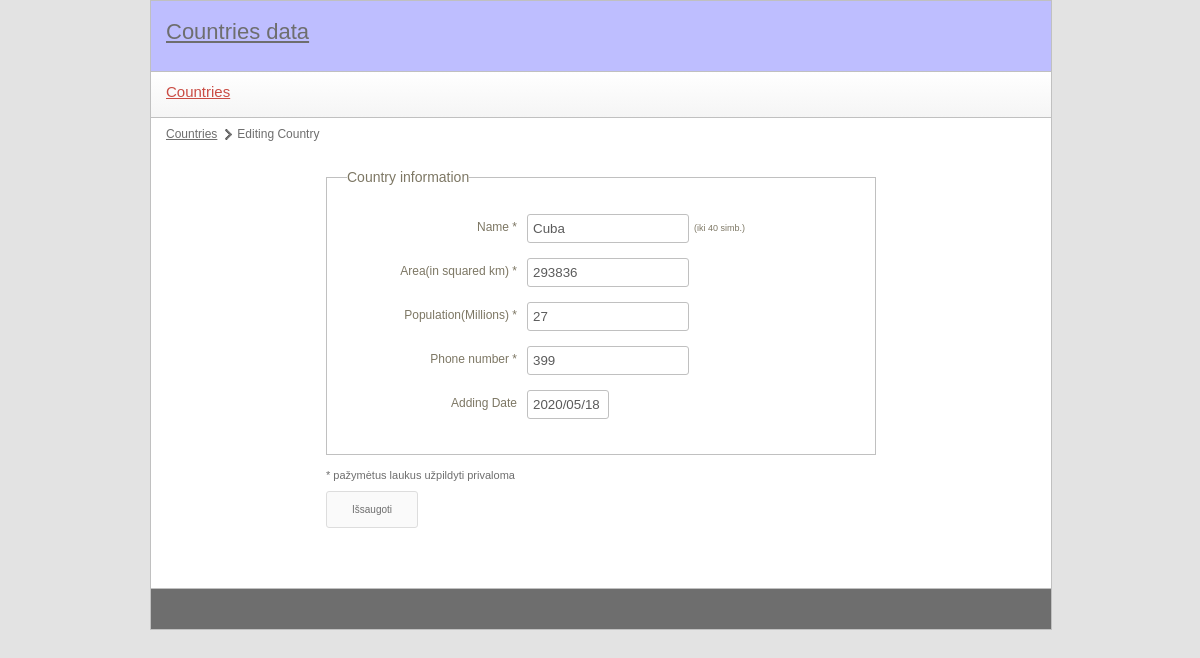
Page /index.php?module=country&action=edit&id=1 on the committed database.
### controls/country_edit.php (called while the page is built)
<?php
include 'libraries/countries.class.php';
$countryObj = new countries();
$formErrors = null;
$data = array();
$required = array('name', 'area', 'population', 'phone_nr', 'add_date');
$maxLengths = array (
    'name' => 40
);
if(!empty($_POST['submit'])) {
    include 'utils/validator.class.php';
    $validations = array (
        'name' => 'anything',
        'area' => 'positivenumber',
        'population' => 'positivenumber',
        'phone_nr' => 'positivenumber',
        'add_date' => 'date'
    );
	$validator = new validator($validations, $required);
	if($validator->validate($_POST)) {
		$dataPrepared = $validator->preparePostFieldsForSQL();
        $countryObj->updateCountry($dataPrepared);
		if($formErrors == null) {
            $editSuccessParameter = '&edit_success=1';
			header("Location: index.php?module={$module}&action=list{$editSuccessParameter}");
			die();
		}
	} else {
		$formErrors = $validator->getErrorHTML();
	}
} else {
	$data = $countryObj->getCountryById($id);
}
$data['editing'] = 1;
include 'templates/country_form.tpl.php';
?>

### index.php (called while the page is built, shortened)
<?php
	include 'utils/mysql.class.php';
	if(isset($_GET['module'])) {
		$module = mysql::escape($_GET['module']);
	}
	if(isset($_GET['id'])) {
		$id = mysql::escape($_GET['id']);
	}
	include 'templates/main.tpl.php';
?>

### utils/mysql.class.php (called while the page is built, shortened)
<?php
class mysql {
    protected static $connection;
    public static function connect() {
		if(!isset(self::$connection)) {
            self::$connection = new mysqli(config::DB_SERVER, config::DB_USERNAME, config::DB_PASSWORD, config::DB_NAME);
        }
        return self::$connection;
    }
    public static function query($query) {
        $connection = mysql::connect();
        $result = $connection->query($query);
        return $result;
    }
    public static function select($query) {
        $rows = array();
        $result = mysql::query($query);
        while ($row = $result->fetch_assoc()) {
            $rows[] = $row;
        }
        return $rows;
    }
	public static function escape($field) {
		$connection =  mysql::connect();
		return mysqli_real_escape_string($connection, $field);
	}
}

### libraries/countries.class.php (called while the page is built, shortened)
<?php
class countries {
	private $saliu_lentele = '';
	public function __construct() {
		$this->saliu_lentele = config::DB_PREFIX . 'šalys';
	}
    public function getCountryById($id) {
        $query = "  SELECT *
					FROM `{$this->saliu_lentele}` WHERE `id`='{$id}'";
        $data = mysql::select($query);
        return $data[0];
    }
}

### templates/country_form.tpl.php (the view, shortened to what this page needs)
<ul id="pagePath">
	<li><a href="index.php?module=<?php echo $module; ?>&action=list">Countries</a></li>
	<li><?php if(!empty($id)) echo "Editing Country"; else echo "New Country"; ?></li>
</ul>
<div id="formContainer">
	<form action="" method="post">
		<fieldset>
			<legend>Country information</legend>
			<p>
				<label class="field" for="name">Name<?php echo in_array('name', $required) ? '<span> *</span>' : ''; ?></label>
				<input type="text" id="name" name="name" class="textbox textbox-150" value="<?php echo isset($data['name']) ? $data['name'] : ''; ?>" />
				<?php if(key_exists('name', $maxLengths)) echo "<span class='max-len'>(iki {$maxLengths['name']} simb.)</span>"; ?>
			</p>
			<p>
				<label class="field" for="area">Area(in squared km)<?php echo in_array('area', $required) ? '<span> *</span>' : ''; ?></label>
				<input type="text" id="area" name="area" class="textbox textbox-150" value="<?php echo isset($data['area']) ? $data['area'] : ''; ?>" />
			</p>
			<p>
				<label class="field" for="population">Population(Millions)<?php echo in_array('population', $required) ? '<span> *</span>' : ''; ?></label>
				<input type="text" id="population" name="population" class="textbox textbox-150" value="<?php echo isset($data['population']) ? $data['population'] : ''; ?>" />
			</p>
			<p>
				<label class="field" for="phone_nr">Phone number<?php echo in_array('phone_nr', $required) ? '<span> *</span>' : ''; ?></label>
				<input type="text" id="phone_nr" name="phone_nr" class="textbox textbox-150" value="<?php echo isset($data['phone_nr']) ? $data['phone_nr'] : ''; ?>" />
			</p>
			<p>
				<label class="field" for="add_date">Adding Date</label>
				<input type="text" id="add_date" name="add_date" class="textbox textbox-70 date" value="<?php echo date("Y/m/d"); ?>" readonly>
			</p>
		</fieldset>
		<p class="required-note">* pažymėtus laukus užpildyti privaloma</p>
		<p>
			<input type="submit" class="submit button" name="submit" value="Išsaugoti">
		</p>
	</form>
</div>

### style/main.css (style rules this page uses)
body { color: #6e6e6e; font-family: Verdana, Geneva, sans-serif; font-size: 12px; background-color: #e3e3e3; width: 900px; margin: 0px auto; }
a { color: #6e6e6e; }
.button { background-color: #fafafa; border: 1px solid #ddd; padding: 12px 25px; display: block; font-size: 10px; text-decoration: none; color: #6e6e6e; border-radius: 3px; moz-border-radius: 3px; }
#contentMain #pagePath { margin: 10px 0px 10px 0px; display: block; float: left; }
#contentMain #pagePath li { float: left; display: block; margin-right: 5px; background: url(images/page-path-separator.png) center right no-repeat; padding-right: 15px; }
#contentMain #pagePath li:last-child { background: none; }
#formContainer { margin: 20px auto 17px auto; width: 550px; }
#formContainer p.required-note { margin-bottom: 10px; font-size: 11px; }
fieldset { width: 528px; margin-bottom: 15px; border: 1px solid #c0c0c0; color: #7D7764; padding: 25px 0px 25px 20px; }
legend { font-size: 14px; }
label.field { text-align: right; width: 165px; float: left; margin-top: 7px; margin-right: 10px; }
input.textbox { color: #5b5b5b; height: 25px; padding-left: 5px; padding-right: 5px; border-radius: 3px; -moz-border-radius: 3px; border: 1px solid #c0c0c0; }
input.textbox-150 { width: 150px; float: left; margin-bottom: 10px; }
input.textbox-70 { width: 70px; float: left; margin-bottom: 10px; }
fieldset p { clear: both; padding: 5px; }
fieldset p span.max-len, fieldset p span.units { font-size: 9px; margin-left: 5px; line-height: 28px; }

### rows in the picture
šalys: name "Cuba", area "293836", population "27", phone_nr "399"

### other values in the picture
$maxLengths['name'] "40"
